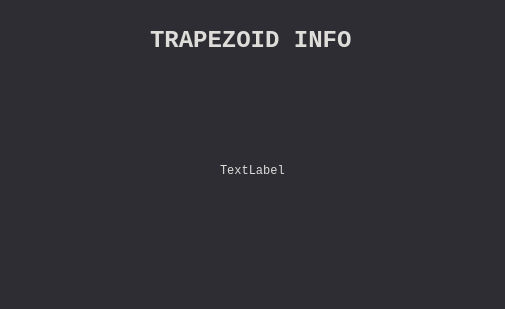
<?xml version="1.0" encoding="UTF-8"?>
<ui version="4.0">
 <class>Info</class>
 <widget class="QWidget" name="Info">
  <property name="geometry">
   <rect>
    <x>0</x>
    <y>0</y>
    <width>505</width>
    <height>309</height>
   </rect>
  </property>
  <property name="minimumSize">
   <size>
    <width>505</width>
    <height>309</height>
   </size>
  </property>
  <property name="maximumSize">
   <size>
    <width>505</width>
    <height>309</height>
   </size>
  </property>
  <property name="windowTitle">
   <string>Info</string>
  </property>
  <property name="windowIcon">
   <iconset resource="res.qrc">
    <normaloff>:/icons/icons8-малыш-йода-48.png</normaloff>:/icons/icons8-малыш-йода-48.png</iconset>
  </property>
  <property name="styleSheet">
   <string notr="true">background-color: rgb(45, 45, 51);
</string>
  </property>
  <widget class="QLabel" name="label">
   <property name="geometry">
    <rect>
     <x>150</x>
     <y>30</y>
     <width>211</width>
     <height>21</height>
    </rect>
   </property>
   <property name="font">
    <font>
     <family>Courier New</family>
     <pointsize>18</pointsize>
     <bold>true</bold>
    </font>
   </property>
   <property name="styleSheet">
    <string notr="true">color: rgb(222, 221, 218);</string>
   </property>
   <property name="text">
    <string>TRAPEZOID INFO</string>
   </property>
  </widget>
  <widget class="QLabel" name="label_2">
   <property name="geometry">
    <rect>
     <x>60</x>
     <y>90</y>
     <width>111</width>
     <height>171</height>
    </rect>
   </property>
   <property name="text">
    <string>&lt;html&gt;&lt;head/&gt;&lt;body&gt;&lt;p&gt;&lt;img src=&quot;:/icons/bender.png&quot;/&gt;&lt;/p&gt;&lt;/body&gt;&lt;/html&gt;</string>
   </property>
  </widget>
  <widget class="QLabel" name="label_3">
   <property name="geometry">
    <rect>
     <x>220</x>
     <y>70</y>
     <width>261</width>
     <height>201</height>
    </rect>
   </property>
   <property name="font">
    <font>
     <family>Courier New</family>
    </font>
   </property>
   <property name="styleSheet">
    <string notr="true">color: rgb(222, 221, 218);</string>
   </property>
   <property name="text">
    <string>TextLabel</string>
   </property>
  </widget>
 </widget>
 <resources>
  <include location="res.qrc"/>
 </resources>
 <connections/>
</ui>
